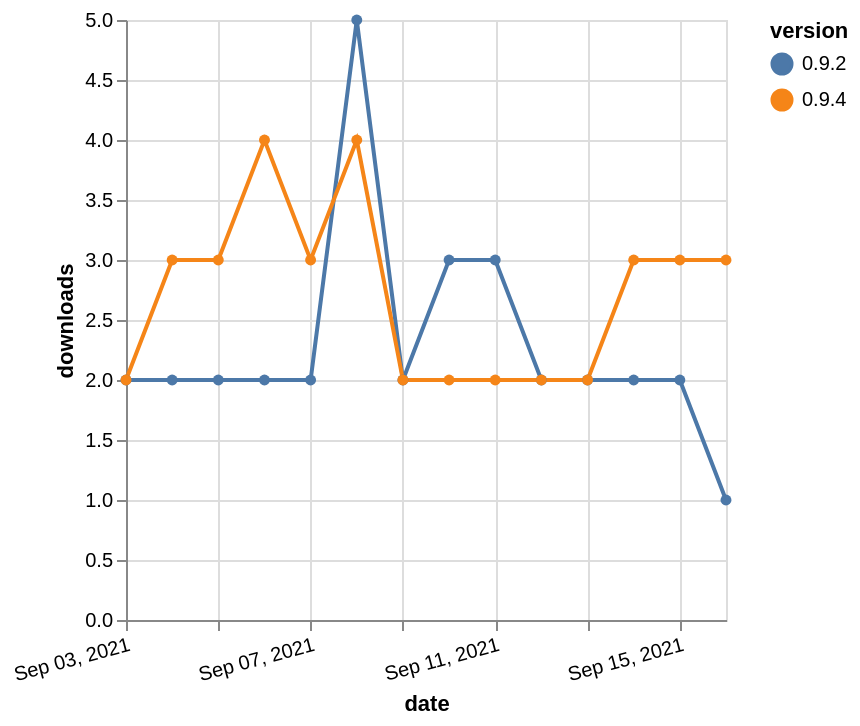

Vega-Lite specification stored for this chart:
### Vega-Lite specification from a JSON file in a GitHub repository (floating-point values rounded to 4 significant figures)
{"$schema": "https://vega.github.io/schema/vega-lite/v5.json", "description": "A simple bar chart with embedded data.", "data": {"values": [{"date": "2021-09-03", "total": 2698, "delta": 2, "version": "0.9.2"}, {"date": "2021-09-04", "total": 2700, "delta": 2, "version": "0.9.2"}, {"date": "2021-09-05", "total": 2702, "delta": 2, "version": "0.9.2"}, {"date": "2021-09-06", "total": 2704, "delta": 2, "version": "0.9.2"}, {"date": "2021-09-07", "total": 2706, "delta": 2, "version": "0.9.2"}, {"date": "2021-09-08", "total": 2711, "delta": 5, "version": "0.9.2"}, {"date": "2021-09-09", "total": 2713, "delta": 2, "version": "0.9.2"}, {"date": "2021-09-10", "total": 2716, "delta": 3, "version": "0.9.2"}, {"date": "2021-09-11", "total": 2719, "delta": 3, "version": "0.9.2"}, {"date": "2021-09-12", "total": 2721, "delta": 2, "version": "0.9.2"}, {"date": "2021-09-13", "total": 2723, "delta": 2, "version": "0.9.2"}, {"date": "2021-09-14", "total": 2725, "delta": 2, "version": "0.9.2"}, {"date": "2021-09-15", "total": 2727, "delta": 2, "version": "0.9.2"}, {"date": "2021-09-16", "total": 2728, "delta": 1, "version": "0.9.2"}, {"date": "2021-09-03", "total": 857, "delta": 2, "version": "0.9.4"}, {"date": "2021-09-04", "total": 860, "delta": 3, "version": "0.9.4"}, {"date": "2021-09-05", "total": 863, "delta": 3, "version": "0.9.4"}, {"date": "2021-09-06", "total": 867, "delta": 4, "version": "0.9.4"}, {"date": "2021-09-07", "total": 870, "delta": 3, "version": "0.9.4"}, {"date": "2021-09-08", "total": 874, "delta": 4, "version": "0.9.4"}, {"date": "2021-09-09", "total": 876, "delta": 2, "version": "0.9.4"}, {"date": "2021-09-10", "total": 878, "delta": 2, "version": "0.9.4"}, {"date": "2021-09-11", "total": 880, "delta": 2, "version": "0.9.4"}, {"date": "2021-09-12", "total": 882, "delta": 2, "version": "0.9.4"}, {"date": "2021-09-13", "total": 884, "delta": 2, "version": "0.9.4"}, {"date": "2021-09-14", "total": 887, "delta": 3, "version": "0.9.4"}, {"date": "2021-09-15", "total": 890, "delta": 3, "version": "0.9.4"}, {"date": "2021-09-16", "total": 893, "delta": 3, "version": "0.9.4"}]}, "width": "container", "mark": {"type": "line", "point": {"filled": true}}, "encoding": {"x": {"field": "date", "type": "temporal", "timeUnit": "yearmonthdate", "title": "date", "axis": {"labelAngle": -15}}, "y": {"field": "delta", "type": "quantitative", "title": "downloads"}, "color": {"field": "version", "type": "nominal"}, "tooltip": {"field": "delta"}}}
